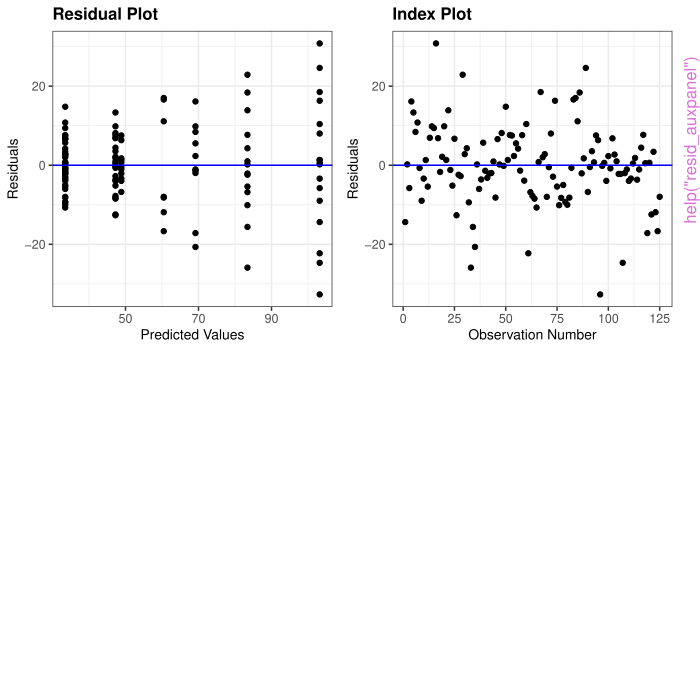

Source code (R):
pkgname <- "ggResidpanel"
source(file.path(R.home("share"), "R", "examples-header.R"))
options(warn = 1)
library('ggResidpanel')

base::assign(".oldSearch", base::search(), pos = 'CheckExEnv')
base::assign(".old_wd", base::getwd(), pos = 'CheckExEnv')
cleanEx()
nameEx("resid_auxpanel")
### * resid_auxpanel

flush(stderr()); flush(stdout())

### Name: resid_auxpanel
### Title: Panel of Diagnostic Residual Plots.
### Aliases: resid_auxpanel

### ** Examples


# Fit a regression tree to the penguins data
penguin_tree <- rpart::rpart(heartrate ~ depth + duration, data = penguins)

# Obtain the predictions from the model on the observed data
penguin_tree_pred <- predict(penguin_tree)

# Obtain the residuals from the model
penguin_tree_resid <- penguins$heartrate - penguin_tree_pred

# Create a panel with the residual and index plot
resid_auxpanel(residuals = penguin_tree_resid,
             predicted = penguin_tree_pred,
             plots = c("resid", "index", "yvp"))



cleanEx()
nameEx("resid_compare")
### * resid_compare

flush(stderr()); flush(stdout())

### Name: resid_compare
### Title: Panel of Diagnostic Residual Plots Across Multiple Models.
### Aliases: resid_compare

### ** Examples


# Fit two models to the penguins data
penguin_model <- lme4::lmer(heartrate ~ depth + duration + (1|bird), data = penguins)
penguin_model_log2 <- lme4::lmer(log(heartrate) ~ depth + duration + I(duration^2) +
(1|bird), data = penguins)

# Compare the residuals from the model
resid_compare(list(penguin_model, penguin_model_log2))

# Adjust some options in the panel of plots
resid_compare(list(penguin_model, penguin_model_log2), plots = c("resid", "yvp"),
smoother = TRUE, theme = "grey")



cleanEx()
nameEx("resid_interact")
### * resid_interact

flush(stderr()); flush(stdout())

### Name: resid_interact
### Title: Panel of Interactive Versions of Diagnostic Residual Plots.
### Aliases: resid_interact

### ** Examples


# Fit a model to the penguin data
penguin_model <- lme4::lmer(heartrate ~ depth + duration + (1|bird), data = penguins)

# Create the default interactive panel
resid_interact(penguin_model)

# Select all plots to include in the panel and set the smoother option to TRUE
resid_interact(penguin_model, plots = "all", smoother = TRUE)

# Select only the residual plot and qq-plot to be included in the panel and
# set the number of rows to 2
resid_interact(penguin_model, plots = c("resid", "qq"), nrow = 2)

# Choose the SAS panel of plots, change the theme to classic, and remove the
# titles of the plots
resid_interact(penguin_model, plots = "SAS", theme = "classic", title.opt = FALSE)



cleanEx()
nameEx("resid_panel")
### * resid_panel

flush(stderr()); flush(stdout())

### Name: resid_panel
### Title: Panel of Diagnostic Residual Plots.
### Aliases: resid_panel

### ** Examples


# Fit a model to the penguin data
penguin_model <- lme4::lmer(heartrate ~ depth + duration + (1|bird), data = penguins)

# Create the default panel
resid_panel(penguin_model)

# Select all plots to include in the panel and set the smoother option to TRUE
resid_panel(penguin_model, plots = "all", smoother = TRUE)

# Select only the residual plot and qq-plot to be included in the panel,
# request confidence bands on the qq plot, and set the number of rows to 2
resid_panel(penguin_model, plots = c("resid", "qq"), qqbands = TRUE, nrow = 2)

# Choose the SAS panel of plots, change the theme to classic, and remove the
# titles of the plots
resid_panel(penguin_model, plots = "SAS", theme = "classic", title.opt = FALSE)



cleanEx()
nameEx("resid_xpanel")
### * resid_xpanel

flush(stderr()); flush(stdout())

### Name: resid_xpanel
### Title: Panel of Plots of Residuals or Response Variable versus
###   Predictor Variables.
### Aliases: resid_xpanel

### ** Examples


# Fit a model to the penguin data
penguin_model <- lme4::lmer(heartrate ~ depth + duration + (1|bird), data = penguins)

# Create plots of the residuals versus the predictor variables
resid_xpanel(penguin_model, theme = "classic")

# Create plots of the response variable versus the predictor variables
resid_xpanel(penguin_model, yvar = "response", theme = "classic", smoother = TRUE)



### * <FOOTER>
###
cleanEx()
options(digits = 7L)
base::cat("Time elapsed: ", proc.time() - base::get("ptime", pos = 'CheckExEnv'),"\n")
grDevices::dev.off()
###
### Local variables: ***
### mode: outline-minor ***
### outline-regexp: "\\(> \\)?### [*]+" ***
### End: ***
quit('no')
